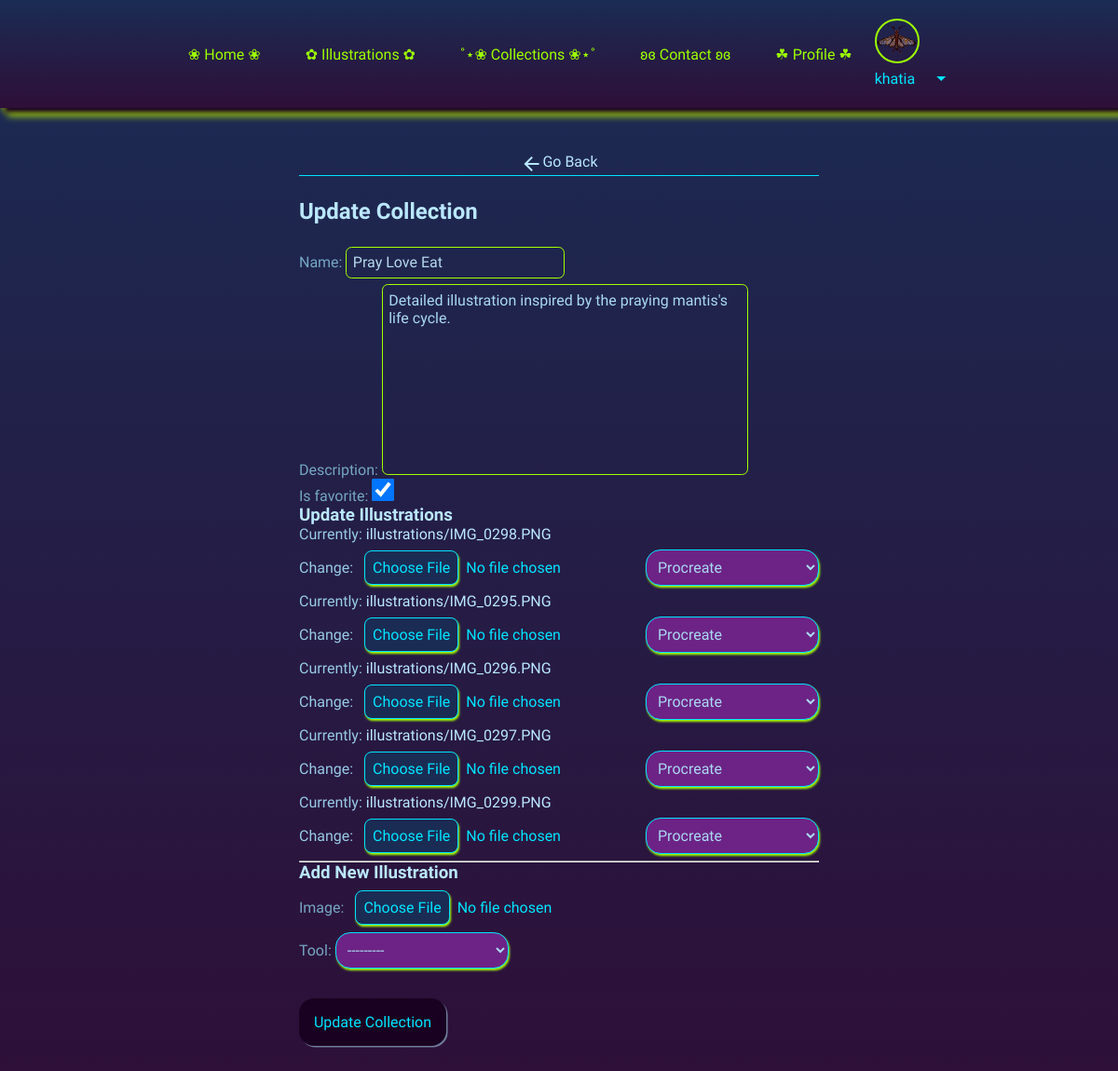
/collection/1/update/ (signed in), run on the app's committed database.
### myapp/models.py (models this page shows, shortened)
class User(AbstractUser):
    collections = models.ManyToManyField(Collections, blank= True, related_name="myapp_user")
    avatar = models.ImageField(null=True, default= 'avatar.png' )

class Collections(models.Model):
    name = models.CharField(max_length=200)
    description = models.TextField(blank=True, null=True)
    created_at = models.DateTimeField(auto_now_add=True)
    is_favorite = models.BooleanField(default=False)

class Illustration(models.Model):
    image = models.ImageField(upload_to='illustrations/')
    name = models.CharField(max_length=200)
    description = models.TextField(blank=True, null=True)
    tool = models.ForeignKey(Tools, on_delete=models.CASCADE)
    collection = models.ForeignKey(Collections, related_name='illustrations', on_delete=models.CASCADE)

### myapp/views.py (the view)
# urls.py: path('collection/<int:collection_id>/update/', views.update_collection, name='update_collection'),
@superuser_required
def update_collection(request, collection_id):
    collection = get_object_or_404(Collections, id=collection_id)
    collection_form = CollectionUpdateForm(instance=collection)
    illustrations = Illustration.objects.filter(collection=collection)
    illustration_forms = [IllustrationForm(instance=illustration) for illustration in illustrations]
    if request.method == "POST":
        collection_form = CollectionUpdateForm(request.POST, instance=collection)
        if collection_form.is_valid():
            updated_collection = collection_form.save(commit=False)
            updated_collection.save()
            for form in illustration_forms:
                if form.is_valid():
                    form.save()
            new_illustration_form = IllustrationForm(request.POST, request.FILES)
            if new_illustration_form.is_valid():
                new_illustration = new_illustration_form.save(commit=False)
                new_illustration.collection = collection
                new_illustration.save()
            return redirect('collection_detail', collection.id)
    else:
        new_illustration_form = IllustrationForm()
    return render(request, 'myapp/update_collection.html', {
        'collection_form': collection_form,
        'illustration_forms': illustration_forms,
        'new_illustration_form': new_illustration_form,
        'collection': collection
    })

### myapp/forms.py
class CollectionUpdateForm(ModelForm):
    class Meta:
        model = Collections
        fields = '__all__'

class IllustrationForm(forms.ModelForm):
    class Meta:
        model = Illustration
        fields = ['image', 'tool']

### myapp/models.py (called while the page is built)
    def __str__(self):
        return self.name

### myapp/views.py (called while the page is built)
def superuser_required(view_func):
    @wraps(view_func)
    def _wrapped_view(request, *args, **kwargs):
        if not request.user.is_authenticated:
            from django.contrib.auth.views import redirect_to_login
            return redirect_to_login(request.get_full_path())
        if not request.user.is_superuser:
            return HttpResponseForbidden("You are not allowed to perform this action.")
        return view_func(request, *args, **kwargs)
    return _wrapped_view

### myapp/templates/myapp/update_collection.html (shortened to what this page needs)
{% extends 'main.html' %}
{% block content %}
<div class="delete-container" style="flex-direction: column;">
<a href="{{ request.META.HTTP_REFERER }}" class="go-back"> <span class="material-icons md-light">arrow_back</span> Go Back</a>
<h2>Update Collection</h2>
<form action="" method="POST" enctype="multipart/form-data">
    {{ collection_form.as_p }}
    <h3>Update Illustrations</h3>
    {% for form in illustration_forms %}
        <div>
            {{ form.image }}
            {{ form.tool }}
        </div>
    {% endfor %}
    <hr>
    <h3>Add New Illustration</h3>
    {{ new_illustration_form.as_p }}
    <input type="submit" name="update_collection" value="Update Collection" class="add-file-btn">
</form>
</div>
{% endblock %}

### templates/main.html (shortened to what this page needs)
{% load static %}
<!DOCTYPE html>
<html lang="en">
    <head>
        <link rel="stylesheet" href="{% static 'styles/styles.css' %}">
    </head>
    <body>
        {% include 'navbar.html' %}
        {% block content %}
        {% endblock %}
    </body>
</html>

### templates/navbar.html (shortened to what this page needs)
{% load static %}
  <nav class="navbar navbar-expand-lg bg-body-tertiary">
    <div class="container-fluid">
      <div class="collapse navbar-collapse" id="navbarNavDropdown" style="z-index: 100000000 !important;">
        <ul class="navbar-nav">
          <li class="nav-item">
            <a class="nav-link active" aria-current="page" href="{% url 'home' %}">❀ Home ❀</a>
          </li>
          <li class="nav-item">
            <a class="nav-link active" aria-current="page" href="{% url 'illustrations' %}">✿ Illustrations ✿</a>
          </li>
          <li class="nav-item">
            <a class="nav-link active" aria-current="page" href="{% url 'collections' %}">˚⋆❀ Collections ❀⋆˚</a>
          </li>
          <li class="nav-item">
            <a class="nav-link active" aria-current="page" href="{% url 'contact' %}">ʚɞ Contact ʚɞ</a>
          </li>
          {% if request.user.is_authenticated %}
          {%if  request.user.is_superuser %}
                <li class="nav-item">
                  <a class="nav-link active" aria-current="page" href="{% url 'profile' request.user.id %}">☘︎ Profile ☘︎</a>
                </li>
          {% endif %}
          <div class="dropdown">
            <a class="nav-link dropdown-toggle" role="button" data-bs-toggle="dropdown" aria-expanded="false" >
              <img src="{{ request.user.avatar.url }}" alt="" style="width: 2.5em; height: 2.5em; border-radius: 100%;">
              <p>{{request.user.username}} <span class="material-icons md-light">arrow_drop_down</span> </p>
            </a>
          </div>
              {% else %}
              <li class="nav-item">
                <a class="nav-link active" aria-current="page" href="{% url 'login'%}">LogIn</a>
              </li>
          {% endif %}
        </ul>
      </div>
    </div>
  </nav>

### static/styles/styles.css (style rules this page uses)
:root { color: #2e0f38 #1a2c54 #8351a8 #4d7b93 #b45dbb; }
li { list-style: none; }
a { text-decoration: none; color: #bae7ff; }
h3, h2 { color: #bae7ff; }
p { color:#75a7c2; }
body { background: linear-gradient(180deg, #1a2c54 0%, #2e0f38 100%); background-repeat:no-repeat; font-family: Playwrite IT Moderna; display: flex; flex-direction: column; align-items: center; min-height:100vh; }
.navbar { display: flex; background: linear-gradient(180deg, #1a2c54 0%, #2e0f38 100% ); padding: 20px; width: 100%; filter: drop-shadow(rgb(195, 255, 0) 3px 3px 3px ); box-shadow: #190121 5px 5px 5px; }
.navbar-collapse { display: none !important; }
nav ul { display: none; display: flex; flex-direction: column; justify-content: space-evenly; align-items: flex-start; }
nav ul li { list-style: none; padding: 1rem; }
nav ul li a { text-decoration: none; margin: 10px; color: #9dff00 ; font-size: 2rem; border-radius: 0.6em; transition: box-shadow 0.4s ease-in-out; }
.dropdown { display: flex; align-items: center; justify-content: center; cursor: pointer; }
.dropdown p { display: flex; align-items: center; justify-content: center; gap: 1em; color: #9dff00 !important; font-size: 2rem; }
.dropdown a img { border-radius: 50%; border: solid #9dff00 2px; width: 5rem !important; height: 5rem !important; }
.collapse { width: 100%; display: flex; justify-content: space-between; }
.add-file-btn { all: unset; box-shadow: rgba(154, 197, 220, 0.601) 1.5px 1.5px 0.3px ; padding: 1em; border-radius: 1em; cursor: pointer; background-color: #190121; transition: 0.3s; }
.delete-container { display: flex; gap: 1.5em; }
.add-file-btn { margin-top: 2em; }
.delete-container { margin: 3em 0; }
.delete-container input { color: #00e5ff; }
.go-back { display: flex; justify-content: center; border-bottom: #00e5ff solid 1px; height: fit-content; transition: filter 0.3s ease-in; }
.delete-container div { color: #98cae5; }
#id_image { all: unset !important; color: #00e5ff !important; margin: 0.5rem; }
#id_tool { border:solid 1px #00e5ff !important; background-color: #6d2385 !important; color: #aad9f2 !important; padding: 0.5em; border-radius: 1em; font-family: Playwrite IT Moderna ; font-size: 1rem !important; filter: drop-shadow(rgb(166, 255, 0) 1px 2px 1px ); }
#id_tool option { font-size: 1rem !important; }
#id_description { all: unset; border: solid 1px rgb(166, 255, 0) ; background: transparent; color: #aad9f2; padding: 0.4em; border-radius: 0.4em; margin-top: 0.4em; }
#id_name { all: unset; border: solid 1px rgb(166, 255, 0) ; border-radius: 0.4em; padding: 0.4em; color: #b6d9ec; }
#id_is_favorite { width: 1.5rem !important; height: 1.5rem !important; padding: 0.4em !important; }
@media only screen and (min-width: 1023px) { .navbar { display: flex; justify-content: center; } }
@media only screen and (min-width: 1023px) { .navbar-collapse { display: flex !important; } }
@media only screen and (min-width: 1023px) { nav ul { display: flex; flex-direction: row; justify-content: center; align-items: center !important; } }
@media only screen and (min-width: 1023px) { nav ul li a { font-size: 1rem; padding: 0.5rem !important; margin: 0; } }
@media only screen and (min-width: 1023px) { .dropdown p { display: flex; align-items: center; justify-content: center; gap: 1em; color: #00e5ff !important; font-size: 1rem; } }
@media only screen and (min-width: 1023px) { .dropdown a img { width: 3rem !important; height: 3rem !important; } }

### data on the page
User: user.avatar (picture), user.username "khatia"
Collections: name "Pray Love Eat", description "Detailed illustration inspired by the praying mantis's life cycle.", is_favorite "☑"
Illustration: tool "Procreate"
Illustration: tool "Procreate"
Illustration: tool "Procreate"
Illustration: tool "Procreate"
Illustration: tool "Procreate"
